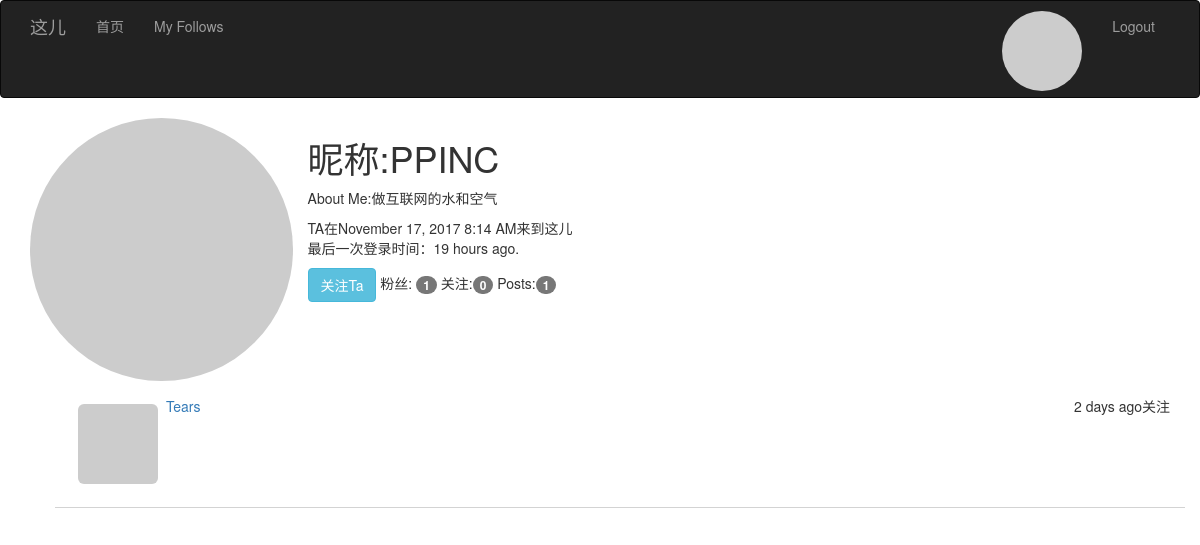
Screenshot of /followers/109 (signed in) with the database file from the repository.
### app/models.py (models this page shows, shortened)
class User(UserMixin, db.Model):
    __tablename__ = 'users'
    id = db.Column(db.Integer, primary_key=True)
    email = db.Column(db.String(64), unique=True, index=True)
    username = db.Column(db.String(64), unique=True, index=True)
    password_hash = db.Column(db.String(128))
    confirmed = db.Column(db.Boolean, default=False)
    role_id = db.Column(db.Integer, db.ForeignKey('roles.id'))
    posts = db.relationship('Post', backref='author', lazy='dynamic')
    location = db.Column(db.String(64))
    about_me = db.Column(db.Text())
    member_since = db.Column(db.DateTime(), default=datetime.utcnow)
    last_seen = db.Column(db.DateTime(), default=datetime.utcnow)
    avatar = db.Column(db.String(128))
    followed = db.relationship('Follow', foreign_keys=[Follow.follower_id],
                               backref=db.backref('follower', lazy='joined'),
                               lazy='dynamic', cascade='all, delete-orphan')
    followers = db.relationship('Follow', foreign_keys=[Follow.followed_id],
                                backref=db.backref('followed', lazy='joined'),
                                lazy='dynamic', cascade='all, delete-orphan')
    def find_following(self, user):
        return self.followed.filter_by(followed_id=user.id).first()
    def is_following(self, user):
        return self.find_following(user) is not None
    def getAvatar(self, size=100, default='identicon', rating='g'):
        if request.is_secure:
            url = "https://secure.gravatar.com/avatar"
        else:
            url = 'http://www.gravatar.com/avatar'
        hash = self.avatar or hashlib.md5(self.email.encode('utf-8')).hexdigest()
        return '{url}/{hash}?s={size}&d={default}&r={rating}'.format(
            url=url, hash=hash, default=default, rating=rating, size=size)
    def can(self, permissions):
        return self.role is not None and \
               (self.role.permissions & permissions) == permissions
    def is_administrator(self):
        return self.can(Permission.ADMINISTER)
    @property
    def password(self):
        raise AttributeError('password is not readable attribute')

class Follow(db.Model):
    __tablename__ = 'follow'
    follower_id = db.Column(db.Integer, db.ForeignKey('users.id'), primary_key=True)
    followed_id = db.Column(db.Integer, db.ForeignKey('users.id'), primary_key=True)
    timestamp = db.Column(db.DateTime, default=datetime.utcnow)

### app/main/views.py (the view)
@main.route('/followers/<int:id>')
def followers(id):
    user = User.query.get_or_404(id)
    page = request.args.get('page', 1, type=int)
    pagination = user.followers.order_by(Follow.timestamp.desc()) \
        .paginate(page, per_page=current_app.config['POSTS_PER_PAGE'], error_out=False)
    follows = [{'user': item.follower, 'timestamp': item.timestamp} for item in pagination.items]  # 蜜汁写法
    return render_template('user/followers.html', user=user, title="跟随者", endpoint='.followers', pagination=pagination,
                           follows=follows)

### app/main/__init__.py (called while the page is built)
@main.app_context_processor
def inject_permissions():
    return dict(Permission=Permission)

### app/models.py (called while the page is built)
@login_manager.user_loader
def load_user(user_id):
    return User.query.get(int(user_id))

### app/templates/user/followers.html (shortened to what this page needs)
{% extends "bootstrap_base.html" %}
{% import 'message.html' as msg %}
{% block content %}
<div class="container">
    {% include('user/_user_info.html') %}
    {% include('user/_users.html') %}
</div>
{% endblock %}

### app/templates/user/_user_info.html (shortened to what this page needs)
<div class="row">
    <img src="{{user.getAvatar(size=256)}}" class="col-md-3 img-circle profile-thumbnail"/>
    <h1>昵称:{{ user.username}}</h1>
    <p>
    {% if user.about_me %}
    <p>About Me:{{user.about_me}}</p>
    {% endif %}
    <p>TA在{{moment(user.member_since).format('LLL')}}来到这儿<br/>最后一次登录时间：{{moment(user.last_seen).fromNow()
        }}. </p>
    <p class="followers_info">
        {% if user != current_user and current_user.can(Permission.FOLLOW)%}
        {% if current_user.is_following(user) %}
        <a href="{{url_for('.unfollow',id=user.id)}}" class="btn btn-info">已关注</a>
        {% else %}
        <a href="{{url_for('.follow',id=user.id)}}" class="btn btn-info">关注Ta</a>
        {% endif %}
        {% endif %}
        粉丝:<a href="{{url_for('.followers',id=user.id)}}"> <span
            class="badge">{{user.followers.count()-1}} </span></a>
        关注:<a href="{{url_for('.followed',id=user.id)}}"><span class="badge">
        {{user.followed.count()-1}}</span></a>
        Posts:<a href="{{url_for('.user',id=user.id)}}"><span class="badge">{{total or user.posts.count()}}</span></a>
    </p>
</div>

### app/templates/user/_users.html (shortened to what this page needs)
<ul class="follows">
    {% for follow in follows if follow.user != user %}
    <li class="row">
        <div class="post-thumbnail">
            <a href="{{url_for('.user',id=follow.user.id)}}">
                <img src="{{ follow.user.getAvatar(size=40) }}"
                     class="img-rounded profile-thumbnail"/></a>
        </div>
        <div class="post-date">{{ moment(follow.timestamp).fromNow()}}关注</div>
        <div class="post-author"><a href="{{url_for('.user',id=follow.user.id)}}">
            {{ follow.user.username}}</a></div>
    </li>
    {% endfor %}
</ul>

### app/static/style.css (style rules this page uses)
* { -webkit-font-smoothing: antialiased; }
ul.posts li , ul.follows li, ul.comments li { list-style-type:none; padding:15px; border-bottom:1px lightgray solid; }
ul> li> .post-date { float:right; }
ul> li >.post-thumbnail { float:left; padding:8px }

### rows the page displays
User: username "PPINC", about_me "做互联网的水和空气", member_since "November 17, 2017 8:14 AM", last_seen "19 hours ago"
Follow: timestamp "2 days ago"
User: user.username "Tears"

### other values shown
{{ user.followers.count()-1 }} "1"
{{ user.followed.count()-1 }} "0"
{{ total or user.posts.count() }} "1"
